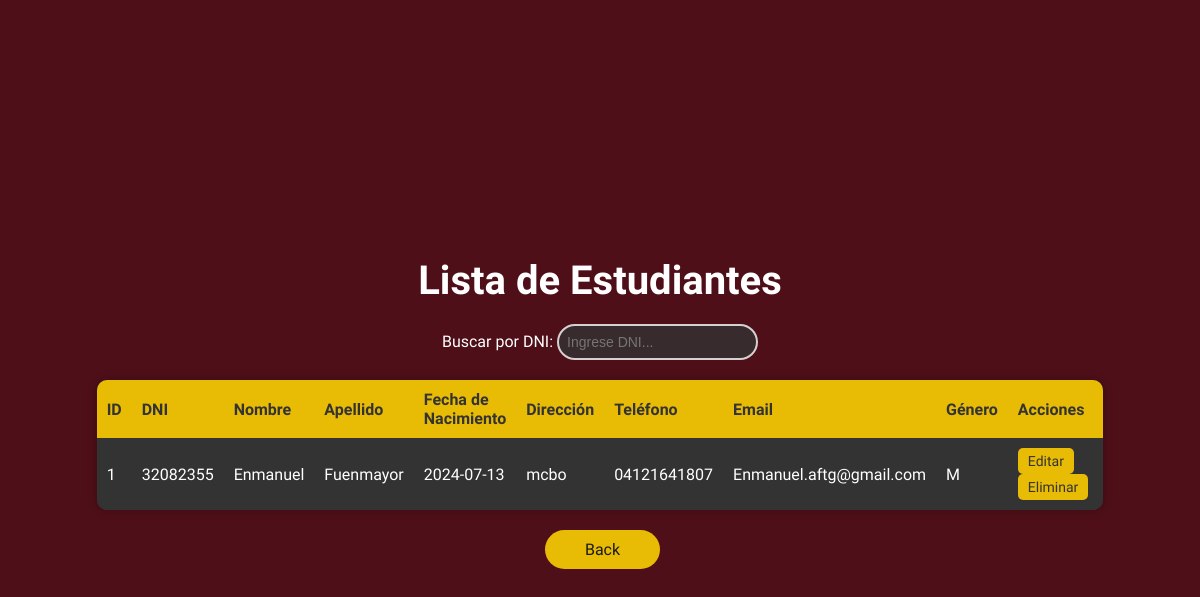
Page /estudiantes on the committed database.
### tables this page shows
CREATE TABLE Estudiante (
    id_estudiante INTEGER PRIMARY KEY AUTOINCREMENT,
    dni_estudiante VARCHAR(20) UNIQUE NOT NULL,
    nombre VARCHAR(100) NOT NULL,
    apellido VARCHAR(100) NOT NULL,
    fecha_nacimiento DATE NOT NULL,
    direccion VARCHAR(255) NOT NULL,
    telefono VARCHAR(20) NOT NULL,
    email VARCHAR(100) UNIQUE NOT NULL,
    genero CHAR(1) CHECK(genero IN ('M', 'F'))
);

### app/views_P.py (the view)
@app.route('/estudiantes')
def estudiantes():
    conn = get_db()
    cursor = conn.execute('SELECT * FROM Estudiante')
    estudiantes = cursor.fetchall()
    conn.close()
    return render_template('estudiantes.html', estudiantes=estudiantes)

### app/views_P.py (called while the page is built)
def get_db():
    db = getattr(g, '_database', None)
    if db is None:
        db = g._database = sqlite3.connect(DATABASE)
        db.row_factory = sqlite3.Row
        db.execute("PRAGMA foreign_keys = ON;")
        db.commit()
    return db

@app.teardown_appcontext
def close_connection(exception):
    db = getattr(g, '_database', None)
    if db is not None:
        db.close()

### app/templates/estudiantes.html (shortened to what this page needs)
<!DOCTYPE html>
<html lang="es">
<head>
</head>
<body>
    <h1>Lista de Estudiantes</h1>
    <div class="search-bar">
        <label for="search" class="search-label">Buscar por DNI:</label>
        <input type="text" id="search" class="search-input" onkeyup="filterStudents()" placeholder="Ingrese DNI...">
    </div>
    <table id="students-table">
        <tr>
            <th>ID</th>
            <th>DNI</th>
            <th>Nombre</th>
            <th>Apellido</th>
            <th>Fecha de Nacimiento</th>
            <th>Dirección</th>
            <th>Teléfono</th>
            <th>Email</th>
            <th>Género</th>
            <th>Acciones</th>
        </tr>
        {% for estudiante in estudiantes %}
        <tr>
            <td>{{ estudiante.id_estudiante }}</td>
            <td>{{ estudiante.dni_estudiante }}</td>
            <td>{{ estudiante.nombre }}</td>
            <td>{{ estudiante.apellido }}</td>
            <td>{{ estudiante.fecha_nacimiento }}</td>
            <td>{{ estudiante.direccion }}</td>
            <td>{{ estudiante.telefono }}</td>
            <td>{{ estudiante.email }}</td>
            <td>{{ estudiante.genero }}</td>
            <td>
                <a href="{{ url_for('edit_estudiante', id=estudiante.id_estudiante) }}" class="button">Editar</a>
                <form method="POST" action="{{ url_for('delete_estudiante', id=estudiante.id_estudiante) }}" style="display: inline;">
                    <button type="submit" class="button" onclick="return confirm('¿Estás seguro de eliminar este estudiante?')">Eliminar</button>
                </form>
            </td>
        </tr>
        {% endfor %}
    </table>
    <div class="button-container">
        <a href="{{ url_for('index') }}" class="button button-back">Back</a>
    </div>
</body>
</html>

### app/templates/estudiantes.html (style rules this page uses)
body { font-family: 'Roboto Condensed', sans-serif; background-color: #4F0F19; color: #fff; display: flex; justify-content: center; align-items: center; height: 100vh; margin: 0; flex-direction: column; }
h1 { font-size: 2.5em; margin-bottom: 20px; }
table { width: 80%; margin-top: 20px; border-collapse: collapse; background-color: rgba(51, 51, 51, 0.8); border-radius: 10px; overflow: hidden; box-shadow: 0 0 10px rgba(0, 0, 0, 0.3); }
th, td { padding: 10px; text-align: left; }
th { background-color: #e8bb05; color: #333; }
tr:nth-child(even) { background-color: #333; }
tr:nth-child(odd) { background-color: #444; }
td { border: 1px solid #444; }
table, th, td { border: none; }
.button { background-color: #e8bb05; color: #333; border: none; padding: 5px 10px; border-radius: 5px; cursor: pointer; transition: background-color 0.3s; font-size: 14px; font-family: 'Roboto Condensed', sans-serif; margin-right: 5px; text-decoration: none; display: inline-block; }
.button-container { text-align: right; margin-top: 20px; }
.button-back { text-align: right; background-color: #e8bb05; color: #1a1a1a; border: none; padding: 10px 40px; border-radius: 100px; cursor: pointer; transition: background-color 0.5s; font-size: 16px; font-family: 'Roboto Condensed', sans-serif; text-decoration: none; margin-left: 10px; }
.search-input { padding: 8px; font-size: 14px; border-radius: 55px; border: 2px solid #d6d1d1; background-color: rgba(51, 51, 51, 0.8); color: #fff; }

### rows in the picture
Estudiante: id_estudiante "1", dni_estudiante "32082355", nombre "Enmanuel", apellido "Fuenmayor", fecha_nacimiento "2024-07-13", direccion "mcbo", telefono "04121641807", email "Enmanuel.aftg@gmail.com", genero "M"
